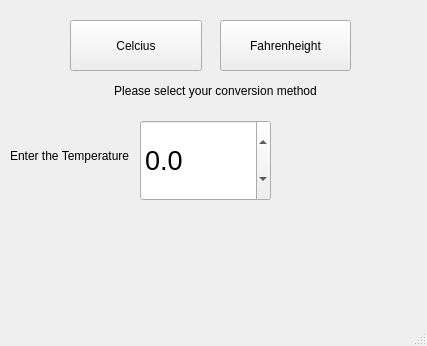
<?xml version="1.0" encoding="UTF-8"?>
<ui version="4.0">
 <class>MainWindow</class>
 <widget class="QMainWindow" name="MainWindow">
  <property name="geometry">
   <rect>
    <x>0</x>
    <y>0</y>
    <width>427</width>
    <height>346</height>
   </rect>
  </property>
  <property name="windowTitle">
   <string>Temperature Converter</string>
  </property>
  <property name="toolTip">
   <string>Temperature Converter</string>
  </property>
  <property name="toolTipDuration">
   <number>2</number>
  </property>
  <property name="statusTip">
   <string>Temperature Converter</string>
  </property>
  <property name="whatsThis">
   <string>Temperature Converter</string>
  </property>
  <property name="accessibleName">
   <string>Temperature Converter</string>
  </property>
  <property name="accessibleDescription">
   <string>Temperature Converter</string>
  </property>
  <property name="layoutDirection">
   <enum>Qt::LeftToRight</enum>
  </property>
  <property name="unifiedTitleAndToolBarOnMac">
   <bool>true</bool>
  </property>
  <widget class="QWidget" name="centralwidget">
   <widget class="QPushButton" name="celciusButton">
    <property name="geometry">
     <rect>
      <x>70</x>
      <y>20</y>
      <width>132</width>
      <height>51</height>
     </rect>
    </property>
    <property name="toolTip">
     <string>Celcius</string>
    </property>
    <property name="toolTipDuration">
     <number>2</number>
    </property>
    <property name="statusTip">
     <string>Celcius</string>
    </property>
    <property name="whatsThis">
     <string>Celcius</string>
    </property>
    <property name="accessibleName">
     <string>Celcius</string>
    </property>
    <property name="accessibleDescription">
     <string>Celcius</string>
    </property>
    <property name="text">
     <string>Celcius</string>
    </property>
   </widget>
   <widget class="QPushButton" name="fahrenheightButton">
    <property name="geometry">
     <rect>
      <x>220</x>
      <y>20</y>
      <width>131</width>
      <height>51</height>
     </rect>
    </property>
    <property name="minimumSize">
     <size>
      <width>0</width>
      <height>23</height>
     </size>
    </property>
    <property name="toolTip">
     <string>Fahrenheight</string>
    </property>
    <property name="toolTipDuration">
     <number>2</number>
    </property>
    <property name="statusTip">
     <string>Fahrenheight</string>
    </property>
    <property name="whatsThis">
     <string>Fahrenheight</string>
    </property>
    <property name="accessibleName">
     <string>Fahrenheight</string>
    </property>
    <property name="accessibleDescription">
     <string>Fahrenheight</string>
    </property>
    <property name="text">
     <string>Fahrenheight</string>
    </property>
   </widget>
   <widget class="QLabel" name="conversionLabel">
    <property name="geometry">
     <rect>
      <x>80</x>
      <y>70</y>
      <width>271</width>
      <height>41</height>
     </rect>
    </property>
    <property name="text">
     <string>Please select your conversion method</string>
    </property>
    <property name="scaledContents">
     <bool>true</bool>
    </property>
    <property name="alignment">
     <set>Qt::AlignCenter</set>
    </property>
   </widget>
   <widget class="QDoubleSpinBox" name="temperatureSetting">
    <property name="geometry">
     <rect>
      <x>140</x>
      <y>120</y>
      <width>131</width>
      <height>81</height>
     </rect>
    </property>
    <property name="font">
     <font>
      <pointsize>20</pointsize>
     </font>
    </property>
    <property name="toolTip">
     <string>TemperatureSetting</string>
    </property>
    <property name="toolTipDuration">
     <number>2</number>
    </property>
    <property name="statusTip">
     <string>TemperatureSetting</string>
    </property>
    <property name="whatsThis">
     <string>TemperatureSetting</string>
    </property>
    <property name="accessibleName">
     <string>TemperatureSetting</string>
    </property>
    <property name="accessibleDescription">
     <string>TemperatureSetting</string>
    </property>
    <property name="decimals">
     <number>1</number>
    </property>
    <property name="minimum">
     <double>-999.899999999999977</double>
    </property>
    <property name="maximum">
     <double>999.899999999999977</double>
    </property>
    <property name="singleStep">
     <double>0.100000000000000</double>
    </property>
    <property name="stepType">
     <enum>QAbstractSpinBox::DefaultStepType</enum>
    </property>
   </widget>
   <widget class="QLabel" name="temperatureLabel">
    <property name="geometry">
     <rect>
      <x>10</x>
      <y>140</y>
      <width>121</width>
      <height>31</height>
     </rect>
    </property>
    <property name="text">
     <string>Enter the Temperature</string>
    </property>
   </widget>
  </widget>
  <widget class="QStatusBar" name="statusbar">
   <property name="layoutDirection">
    <enum>Qt::LeftToRight</enum>
   </property>
  </widget>
 </widget>
 <resources/>
 <connections/>
</ui>
